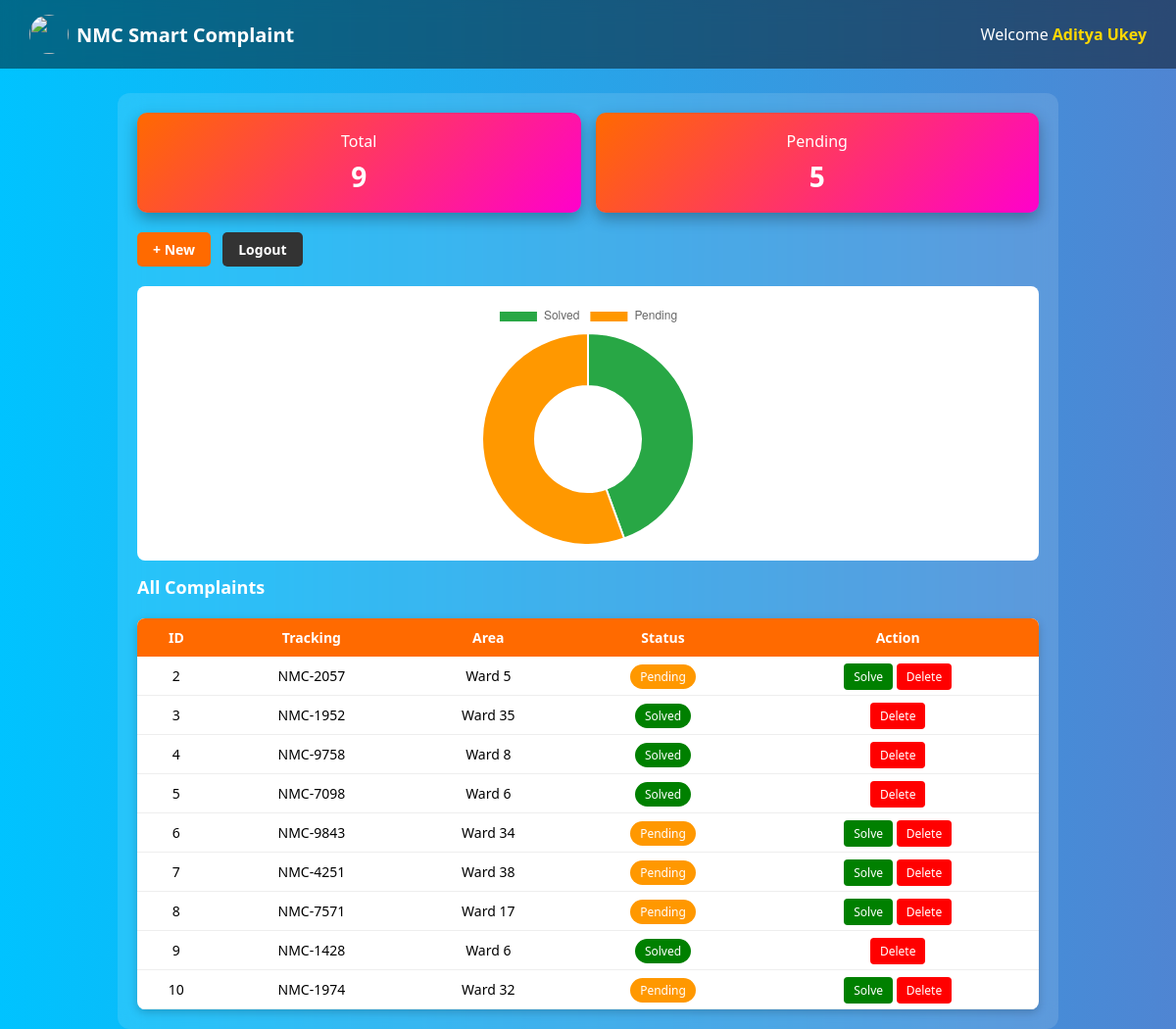
The app's page /dashboard (signed in) with its own data.
### tables this page shows
CREATE TABLE complaints(
        id INTEGER PRIMARY KEY AUTOINCREMENT,
        tracking TEXT,
        area TEXT,
        category TEXT,
        issue TEXT,
        location TEXT,
        photo TEXT,
        latitude TEXT,
        longitude TEXT,
        status TEXT DEFAULT 'Pending'
    );

### app.py (the view)
@app.route("/dashboard")
def dashboard():
    if "user" not in session:
        return redirect("/")
    conn = get_db()
    complaints = conn.execute("SELECT * FROM complaints").fetchall()
    total = len(complaints)
    pending = len([i for i in complaints if i["status"]=="Pending"])
    conn.close()
    return render_template("dashboard.html", complaints=complaints, total=total, pending=pending)

### app.py (called while the page is built)
def get_db():
    conn = sqlite3.connect(DB_PATH)
    conn.row_factory = sqlite3.Row
    return conn

### templates/dashboard.html (shortened to what this page needs)
<!DOCTYPE html>
<html lang="en">
<head>
</head>
<body>
<div class="header">
<div class="logo-box">
<img src="https://thelivenagpur.com/wp-content/uploads/2019/01/nmc_logo.jpg">
<h2>NMC Smart Complaint</h2>
</div>
<div>
Welcome <span>{{ session.user }}</span>
</div>
</div>
<div class="container">
<div class="stats">
<div class="card">
Total
<h2>{{ total }}</h2>
</div>
<div class="card">
Pending
<h2>{{ pending }}</h2>
</div>
</div>
<a href="/complaint" class="btn">+ New</a>
<a href="/logout" class="btn logout">Logout</a>
<div class="chart-box">
<canvas id="complaintChart"></canvas>
</div>
<h3 class="title">All Complaints</h3>
<table>
<tr>
<th>ID</th>
<th>Tracking</th>
<th>Area</th>
<th>Status</th>
<th>Action</th>
</tr>
{% for c in complaints %}
<tr>
<td>{{ c[0] }}</td>
<td>{{ c[1] }}</td>
<td>{{ c[2] }}</td>
<td>
{% if c[9] == "Pending" %}
<span class="status-pending">Pending</span>
{% else %}
<span class="status-solved">Solved</span>
{% endif %}
</td>
<td>
{% if c[9] == "Pending" %}
<a href="/solve/{{ c[0] }}" class="btn-small">Solve</a>
{% endif %}
<a href="/delete/{{ c[0] }}" class="btn-small delete">Delete</a>
</td>
</tr>
{% endfor %}
</table>
</div>
<script>
let total = {{ total }};
let pending = {{ pending }};
let solved = total - pending;
new Chart(document.getElementById("complaintChart"),{
type:'doughnut',
data:{
labels:['Solved','Pending'],
datasets:[{
data:[solved,pending],
backgroundColor:['#28a745','#ff9800']
}]
},
options:{
responsive:true,
maintainAspectRatio:false
}
});
</script>
</body>
</html>

### templates/dashboard.html (style rules this page uses)
* { margin:0; padding:0; box-sizing:border-box; font-family:'Segoe UI',sans-serif; }
body { background:linear-gradient(270deg,#ff6a00,#ee0979,#00c3ff); background-size:600% 600%; animation:bgMove 12s infinite; min-height:100vh; }
.header { display:flex; justify-content:space-between; align-items:center; padding:15px 30px; background:rgba(0,0,0,0.45); backdrop-filter:blur(10px); color:white; }
.logo-box { display:flex; align-items:center; gap:8px; }
.logo-box img { width:40px; height:40px; border-radius:50%; }
.logo-box h2 { font-size:20px; }
.header span { color:#ffd700; font-weight:bold; }
.container { width:80%; max-width:1000px; margin:auto; margin-top:25px; padding:20px; background:rgba(255,255,255,0.12); backdrop-filter:blur(12px); border-radius:12px; }
.stats { display:flex; gap:15px; flex-wrap:wrap; margin-bottom:20px; }
.card { flex:1; min-width:180px; padding:18px; border-radius:10px; color:white; text-align:center; background:linear-gradient(135deg,#ff6a00,#ff00cc); box-shadow:0 6px 15px rgba(0,0,0,0.3); transition:0.3s; }
.card h2 { font-size:28px; margin-top:6px; }
.btn { display:inline-block; padding:8px 16px; background:#ff6a00; color:white; text-decoration:none; border-radius:5px; margin-right:8px; font-weight:bold; font-size:14px; transition:0.3s; }
.logout { background:#333; }
.chart-box { margin-top:20px; background:white; padding:15px; border-radius:8px; height:280px; }
table { width:100%; margin-top:20px; border-collapse:collapse; background:white; border-radius:8px; overflow:hidden; box-shadow:0 3px 10px rgba(0,0,0,0.2); font-size:14px; }
table th { background:#ff6a00; color:white; padding:10px; }
table td { padding:10px; text-align:center; border-bottom:1px solid #eee; }
.status-pending { background:#ff9800; color:white; padding:4px 10px; border-radius:20px; font-size:12px; animation:pulse 1.5s infinite; }
.status-solved { background:green; color:white; padding:4px 10px; border-radius:20px; font-size:12px; }
.btn-small { padding:5px 10px; background:green; color:white; text-decoration:none; border-radius:4px; font-size:12px; }
.delete { background:red; }
.title { color:white; margin-top:15px; font-size:18px; }

### records on screen
complaints: id "2", tracking "NMC-2057", area "Ward 5", status "Pending"
complaints: id "3", tracking "NMC-1952", area "Ward 35", status "Solved"
complaints: id "4", tracking "NMC-9758", area "Ward 8", status "Solved"
complaints: id "5", tracking "NMC-7098", area "Ward 6", status "Solved"
complaints: id "6", tracking "NMC-9843", area "Ward 34", status "Pending"
complaints: id "7", tracking "NMC-4251", area "Ward 38", status "Pending"
complaints: id "8", tracking "NMC-7571", area "Ward 17", status "Pending"
complaints: id "9", tracking "NMC-1428", area "Ward 6", status "Solved"
complaints: id "10", tracking "NMC-1974", area "Ward 32", status "Pending"

### other values on screen
{{ session.user }} "Aditya Ukey"
{{ total }} "9"
{{ pending }} "5"
chart data {{ total }} 9
chart data {{ pending }} 5
